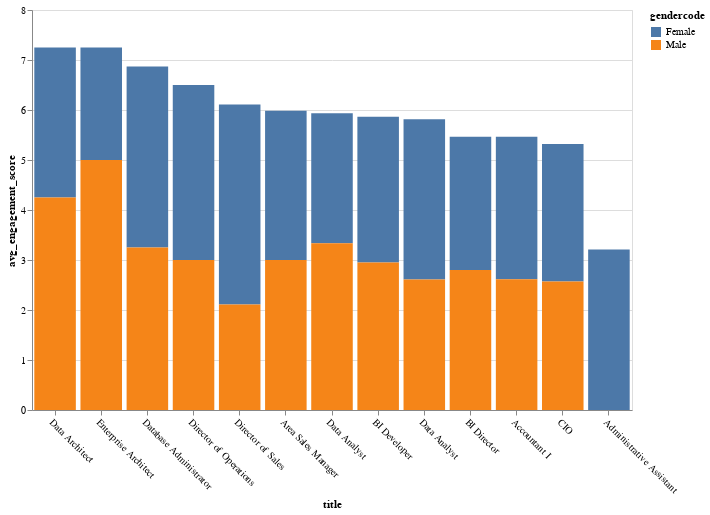

Write notebook code for a chart like this one.
### Code cell
interactive_chart

### Figure 1 — Vega-Lite specification as saved in the notebook (floating-point values rounded to 4 significant figures)
{"config": {"view": {"continuousWidth": 400, "continuousHeight": 300}}, "data": {"name": "data-737a0c8646728c164a76d0c9dbf170c3"}, "mark": "bar", "encoding": {"color": {"field": "gendercode", "type": "nominal"}, "tooltip": [{"field": "title", "type": "nominal"}, {"field": "gendercode", "type": "nominal"}, {"field": "avg_engagement_score", "type": "nominal"}], "x": {"axis": {"labelAngle": 45}, "field": "title", "sort": "-y", "type": "nominal"}, "y": {"field": "avg_engagement_score", "type": "quantitative"}}, "height": 400, "selection": {"selector045": {"type": "interval", "bind": "scales", "encodings": ["x", "y"]}}, "transform": [{"window": [{"op": "row_number", "as": "rank"}], "sort": [{"field": "-y", "order": "descending"}]}, {"filter": {"field": "rank", "lte": 25}}], "width": 600, "$schema": "https://vega.github.io/schema/vega-lite/v4.json", "datasets": {"data-737a0c8646728c164a76d0c9dbf170c3": [{"title": "Accountant I", "gendercode": "Female", "avg_engagement_score": 2.85}, {"title": "Accountant I", "gendercode": "Male", "avg_engagement_score": 2.615}, {"title": "Administrative Assistant", "gendercode": "Female", "avg_engagement_score": 3.212}, {"title": "Area Sales Manager", "gendercode": "Female", "avg_engagement_score": 2.986}, {"title": "Area Sales Manager", "gendercode": "Male", "avg_engagement_score": 3.0}, {"title": "BI Developer", "gendercode": "Female", "avg_engagement_score": 2.913}, {"title": "BI Developer", "gendercode": "Male", "avg_engagement_score": 2.952}, {"title": "BI Director", "gendercode": "Female", "avg_engagement_score": 2.667}, {"title": "BI Director", "gendercode": "Male", "avg_engagement_score": 2.8}, {"title": "CIO", "gendercode": "Female", "avg_engagement_score": 2.75}, {"title": "CIO", "gendercode": "Male", "avg_engagement_score": 2.571}, {"title": "Data Analyst", "gendercode": "Female", "avg_engagement_score": 3.208}, {"title": "Data Analyst", "gendercode": "Male", "avg_engagement_score": 2.609}, {"title": "Data Analyst ", "gendercode": "Female", "avg_engagement_score": 2.6}, {"title": "Data Analyst ", "gendercode": "Male", "avg_engagement_score": 3.333}, {"title": "Data Architect", "gendercode": "Female", "avg_engagement_score": 3.0}, {"title": "Data Architect", "gendercode": "Male", "avg_engagement_score": 4.25}, {"title": "Database Administrator", "gendercode": "Female", "avg_engagement_score": 3.619}, {"title": "Database Administrator", "gendercode": "Male", "avg_engagement_score": 3.25}, {"title": "Director of Operations", "gendercode": "Female", "avg_engagement_score": 3.5}, {"title": "Director of Operations", "gendercode": "Male", "avg_engagement_score": 3.0}, {"title": "Director of Sales", "gendercode": "Female", "avg_engagement_score": 4.0}, {"title": "Director of Sales", "gendercode": "Male", "avg_engagement_score": 2.111}, {"title": "Enterprise Architect", "gendercode": "Female", "avg_engagement_score": 2.25}, {"title": "Enterprise Architect", "gendercode": "Male", "avg_engagement_score": 5.0}, {"title": "IT Director", "gendercode": "Male", "avg_engagement_score": 3.0}, {"title": "IT Manager - DB", "gendercode": "Female", "avg_engagement_score": 4.0}, {"title": "IT Manager - DB", "gendercode": "Male", "avg_engagement_score": 2.238}, {"title": "IT Manager - Infra", "gendercode": "Female", "avg_engagement_score": 1.667}, {"title": "IT Manager - Infra", "gendercode": "Male", "avg_engagement_score": 3.0}, {"title": "IT Manager - Support", "gendercode": "Female", "avg_engagement_score": 2.667}, {"title": "IT Manager - Support", "gendercode": "Male", "avg_engagement_score": 3.6}, {"title": "IT Support", "gendercode": "Female", "avg_engagement_score": 2.955}, {"title": "IT Support", "gendercode": "Male", "avg_engagement_score": 3.19}, {"title": "Network Engineer", "gendercode": "Female", "avg_engagement_score": 3.25}, {"title": "Network Engineer", "gendercode": "Male", "avg_engagement_score": 3.085}, {"title": "President & CEO", "gendercode": "Female", "avg_engagement_score": 3.6}, {"title": "President & CEO", "gendercode": "Male", "avg_engagement_score": 3.0}, {"title": "Principal Data Architect", "gendercode": "Female", "avg_engagement_score": 3.833}, {"title": "Principal Data Architect", "gendercode": "Male", "avg_engagement_score": 3.0}, {"title": "Production Manager", "gendercode": "Female", "avg_engagement_score": 2.935}, {"title": "Production Manager", "gendercode": "Male", "avg_engagement_score": 3.213}, {"title": "Production Technician I", "gendercode": "Female", "avg_engagement_score": 2.887}, {"title": "Production Technician I", "gendercode": "Male", "avg_engagement_score": 2.905}, {"title": "Production Technician II", "gendercode": "Female", "avg_engagement_score": 2.883}, {"title": "Production Technician II", "gendercode": "Male", "avg_engagement_score": 2.95}, {"title": "Sales Manager", "gendercode": "Female", "avg_engagement_score": 2.85}, {"title": "Sales Manager", "gendercode": "Male", "avg_engagement_score": 3.1}, {"title": "Senior BI Developer", "gendercode": "Female", "avg_engagement_score": 2.909}, {"title": "Senior BI Developer", "gendercode": "Male", "avg_engagement_score": 3.632}, {"title": "Shared Services Manager", "gendercode": "Female", "avg_engagement_score": 2.583}, {"title": "Shared Services Manager", "gendercode": "Male", "avg_engagement_score": 3.25}, {"title": "Software Engineer", "gendercode": "Female", "avg_engagement_score": 3.161}, {"title": "Software Engineer", "gendercode": "Male", "avg_engagement_score": 2.966}, {"title": "Software Engineering Manager", "gendercode": "Female", "avg_engagement_score": 2.75}, {"title": "Software Engineering Manager", "gendercode": "Male", "avg_engagement_score": 3.0}, {"title": "Sr. Accountant", "gendercode": "Female", "avg_engagement_score": 2.667}, {"title": "Sr. Accountant", "gendercode": "Male", "avg_engagement_score": 3.25}, {"title": "Sr. DBA", "gendercode": "Female", "avg_engagement_score": 3.429}, {"title": "Sr. DBA", "gendercode": "Male", "avg_engagement_score": 5.0}, {"title": "Sr. Network Engineer", "gendercode": "Female", "avg_engagement_score": 3.417}, {"title": "Sr. Network Engineer", "gendercode": "Male", "avg_engagement_score": 2.947}]}}
